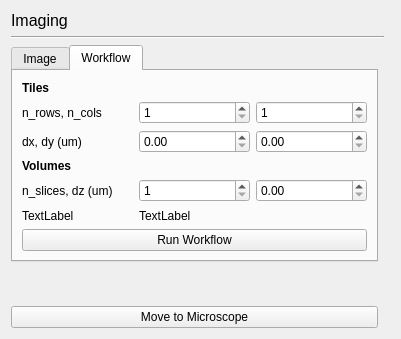
<?xml version="1.0" encoding="UTF-8"?>
<ui version="4.0">
 <class>Form</class>
 <widget class="QWidget" name="Form">
  <property name="geometry">
   <rect>
    <x>0</x>
    <y>0</y>
    <width>401</width>
    <height>339</height>
   </rect>
  </property>
  <property name="windowTitle">
   <string>Form</string>
  </property>
  <layout class="QGridLayout" name="gridLayout">
   <item row="9" column="0" colspan="3">
    <spacer name="verticalSpacer">
     <property name="orientation">
      <enum>Qt::Vertical</enum>
     </property>
     <property name="sizeHint" stdset="0">
      <size>
       <width>20</width>
       <height>40</height>
      </size>
     </property>
    </spacer>
   </item>
   <item row="8" column="0">
    <widget class="QTabWidget" name="tabWidget">
     <property name="currentIndex">
      <number>1</number>
     </property>
     <widget class="QWidget" name="tab">
      <attribute name="title">
       <string>Image</string>
      </attribute>
      <layout class="QGridLayout" name="gridLayout_2">
       <item row="0" column="0">
        <widget class="QLabel" name="label_imaging_mode">
         <property name="text">
          <string>Mode</string>
         </property>
        </widget>
       </item>
       <item row="0" column="2">
        <widget class="QComboBox" name="comboBox_imaging_mode"/>
       </item>
       <item row="2" column="0">
        <widget class="QLineEdit" name="lineEdit_save_label">
         <property name="text">
          <string>image</string>
         </property>
        </widget>
       </item>
       <item row="2" column="2">
        <widget class="QPushButton" name="pushButton_save_image">
         <property name="text">
          <string>Save Image</string>
         </property>
        </widget>
       </item>
       <item row="1" column="0" colspan="3">
        <widget class="QPushButton" name="pushButton_acquire_image">
         <property name="text">
          <string>Acquire Image</string>
         </property>
        </widget>
       </item>
      </layout>
     </widget>
     <widget class="QWidget" name="tab_2">
      <attribute name="title">
       <string>Workflow</string>
      </attribute>
      <layout class="QGridLayout" name="gridLayout_3">
       <item row="3" column="2">
        <widget class="QDoubleSpinBox" name="doubleSpinBox_tile_dy">
         <property name="maximum">
          <double>10000000.000000000000000</double>
         </property>
        </widget>
       </item>
       <item row="5" column="0">
        <widget class="QLabel" name="label_volume">
         <property name="text">
          <string>n_slices, dz (um)</string>
         </property>
        </widget>
       </item>
       <item row="1" column="2">
        <widget class="QSpinBox" name="spinBox_tile_n_cols">
         <property name="minimum">
          <number>1</number>
         </property>
         <property name="value">
          <number>1</number>
         </property>
        </widget>
       </item>
       <item row="7" column="0" colspan="3">
        <widget class="QPushButton" name="pushButton_run_tiling">
         <property name="text">
          <string>Run Workflow</string>
         </property>
        </widget>
       </item>
       <item row="5" column="2">
        <widget class="QDoubleSpinBox" name="doubleSpinBox_vol_dz">
         <property name="maximum">
          <double>1000000.000000000000000</double>
         </property>
        </widget>
       </item>
       <item row="3" column="1">
        <widget class="QDoubleSpinBox" name="doubleSpinBox_tile_dx">
         <property name="maximum">
          <double>100000000.000000000000000</double>
         </property>
        </widget>
       </item>
       <item row="3" column="0">
        <widget class="QLabel" name="label_tile_movement">
         <property name="text">
          <string>dx, dy (um)</string>
         </property>
        </widget>
       </item>
       <item row="5" column="1">
        <widget class="QSpinBox" name="spinBox_vol_n_slices">
         <property name="minimum">
          <number>1</number>
         </property>
        </widget>
       </item>
       <item row="6" column="0">
        <widget class="QLabel" name="label_info_1">
         <property name="text">
          <string>TextLabel</string>
         </property>
        </widget>
       </item>
       <item row="6" column="1" colspan="2">
        <widget class="QLabel" name="label_info_2">
         <property name="text">
          <string>TextLabel</string>
         </property>
        </widget>
       </item>
       <item row="1" column="0">
        <widget class="QLabel" name="label_tile_rows">
         <property name="text">
          <string>n_rows, n_cols</string>
         </property>
        </widget>
       </item>
       <item row="1" column="1">
        <widget class="QSpinBox" name="spinBox_tile_n_rows">
         <property name="minimum">
          <number>1</number>
         </property>
         <property name="value">
          <number>1</number>
         </property>
        </widget>
       </item>
       <item row="4" column="0" colspan="2">
        <widget class="QLabel" name="label_header_volume">
         <property name="font">
          <font>
           <weight>75</weight>
           <bold>true</bold>
          </font>
         </property>
         <property name="text">
          <string>Volumes</string>
         </property>
        </widget>
       </item>
       <item row="0" column="0" colspan="2">
        <widget class="QLabel" name="label_header_tile">
         <property name="font">
          <font>
           <weight>75</weight>
           <bold>true</bold>
          </font>
         </property>
         <property name="text">
          <string>Tiles</string>
         </property>
        </widget>
       </item>
      </layout>
     </widget>
    </widget>
   </item>
   <item row="4" column="0" colspan="2">
    <widget class="Line" name="line">
     <property name="orientation">
      <enum>Qt::Horizontal</enum>
     </property>
    </widget>
   </item>
   <item row="0" column="0" colspan="2">
    <widget class="QLabel" name="label_title">
     <property name="font">
      <font>
       <pointsize>12</pointsize>
      </font>
     </property>
     <property name="text">
      <string>Imaging</string>
     </property>
    </widget>
   </item>
   <item row="10" column="0">
    <widget class="QPushButton" name="pushButton_move_microscope">
     <property name="text">
      <string>Move to Microscope</string>
     </property>
    </widget>
   </item>
  </layout>
 </widget>
 <resources/>
 <connections/>
</ui>
